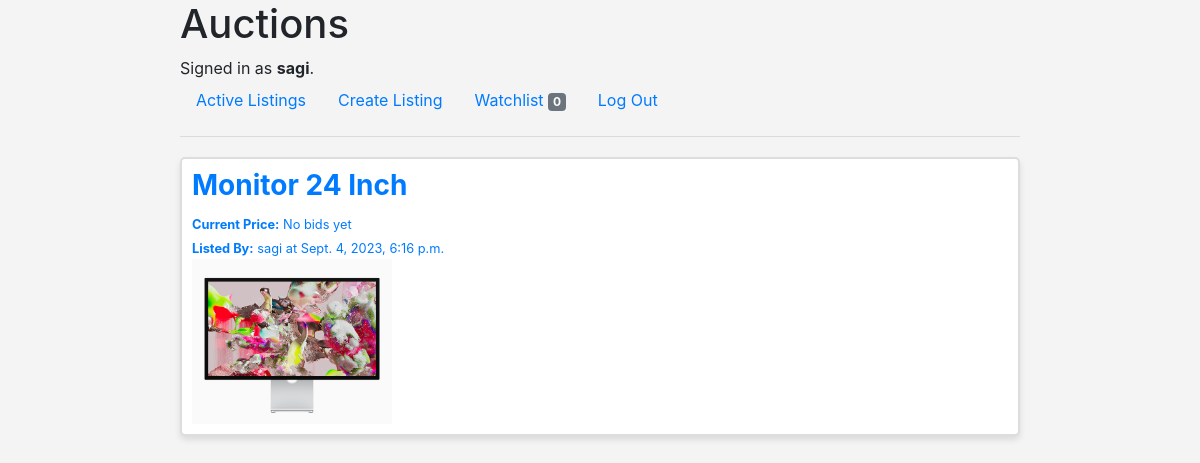
Page /productPage/categories/Electronics/ (signed in) on the committed database.
### auctions/models.py (models this page shows)
class User(AbstractUser):
    pass

class AuctionList(models.Model):
    seller = models.ForeignKey('User', on_delete=models.CASCADE, related_name = "lists")
    productName = models.CharField(max_length=64)
    initialPrice = models.DecimalField(max_digits=30, decimal_places=2)
    info = models.TextField(max_length=1000)
    creationTime = models.DateTimeField(auto_now_add=True)
    image = models.ImageField(upload_to= user_directory_path, blank=True, null=True)
    watchlist = models.ManyToManyField(User, blank=True, related_name = "watchlist")
    CATEGORY_CHOICES = [
        ('Uncategorized', 'Select a category'),
        ('Electronics', 'Electronics'),
        ('Clothing', 'Clothing'),
        ('Home and Garden', 'Home and Garden'),
        ('Toys and Games', 'Toys and Games'),
        ('Books', 'Books'),
        ('Sports and Outdoors', 'Sports and Outdoors'),
        ('Automotive', 'Automotive'),
        ('Jewelry and Watches', 'Jewelry and Watches'),
        ('Collectibles', 'Collectibles'),
        ('Health and Beauty', 'Health and Beauty'),
        ('Music and Instruments', 'Music and Instruments'),
        ('Art and Crafts', 'Art and Crafts'),
        ('Food and Beverages', 'Food and Beverages'),
        ('Pets', 'Pets'),
        ('Travel and Experiences', 'Travel and Experiences'),
        ('Other', 'Other'),
    ]
    category = models.CharField(
        max_length=50,
        choices=CATEGORY_CHOICES,
        default='Uncategorized',
    )
    AUCTION_STATUS_CHOICES = (
        ('active', 'Active'),
        ('closed', 'Closed')
    )
    status = models.CharField(
        max_length=10,
        choices=AUCTION_STATUS_CHOICES,
        default='active'  # Set the default status to 'active' when an auction is created.
    )

### auctions/views.py (the view)
# urls.py: path("productPage/categories/<str:category>/", views.categoryPage, name="categoryPage"),
def categoryPage(request,category):
    productsInCategory = AuctionList.objects.filter(category=category)
    return render(request,"auctions/categoryPage.html",{
        "productsInCategory":productsInCategory,
    })

### auctions/context_processors.py (called while the page is built)
def notification_count(request):
    if request.user.is_authenticated:
        return {'notification_count': Notification.objects.filter(user=request.user, is_read=False).count()}
    return {}

### auctions/templates/auctions/categoryPage.html (shortened to what this page needs)
{% extends "auctions/layout.html" %}
{% block body %}
    {% for product in productsInCategory %}
        <a href="{% url 'productPage' product.id%}" class="auctionProductLink">
            <div class="auctionProduct">
                <div class="productText">
                    <h3><b> {{product.productName}}  </b></h3>
                    {% if product.highestBid %}
                        {% if product.status == 'active' %}
                            <small><b>Current Price:</b> {{ product.highestBid|floatformat:2  }}$</small> <br>
                        {% else %}
                            <small><b>Winning Bid:</b> {{ product.highestBid|floatformat:2  }}$</small> <br>
                        {% endif %}
                    {% else %}
                        {% if product.status == 'active' %}
                            <small><b>Current Price:</b> No bids yet</small><br>
                        {% else %}
                            <small><b>Winning Bid:</b> No bids were placed </small><br>
                        {% endif %}
                    {% endif %}
                    <small><b>Listed By:</b> {{product.seller}} at {{ product.creationTime }}</small>
                </div>
                <div class="productImg">
                    {% if product.image %}
                        <img src="{{ product.image.url }}" alt="{{ product.productName }}" style="max-width: 200px;">
                    {% endif %}
                </div>
            </div>
        </a>
    {%empty%}
        <p>No active listings for this category</p>
    {% endfor %}
{% endblock %}

### auctions/templates/auctions/layout.html (shortened to what this page needs)
{% load static %}
<!DOCTYPE html>
<html lang="en">
    <head>
        <link rel="stylesheet" href="https://stackpath.bootstrapcdn.com/bootstrap/4.4.1/css/bootstrap.min.css">
        <link href="{% static 'auctions/styles.css' %}" rel="stylesheet">
    </head>
    <body>
        <h1>Auctions</h1>
        <div>
            {% if user.is_authenticated %}
                Signed in as <strong>{{ user.username }}</strong>.
            {% else %}
                Not signed in.
            {% endif %}
        </div>
        <ul class="nav">
            <li class="nav-item">
                <a class="nav-link" href="{% url 'index' %}">Active Listings</a>
            </li>
            {% if user.is_authenticated %}
                <li class="nav-item">
                    <a class="nav-link" href="{% url 'createListing' %}">Create Listing</a>
                </li>
                <li class="nav-item">
                    <a class="nav-link" href="{% url 'watchlist' %}">Watchlist{% if notification_count >= 0 %} <span class="badge bg-secondary" style="color: white">{{ notification_count }} </span>{% endif %}</a>
                </li>
                <li class="nav-item">
                    <a class="nav-link" href="{% url 'logout' %}">Log Out</a>
                </li>
            {% endif %}
        </ul>
        <hr>
        {% block body %}
        {% endblock %}
    </body>
</html>

### auctions/static/auctions/styles.css (style rules this page uses)
body { margin-left:auto; margin-right:auto; width:70%; background-color: #f4f4f4; }
.auctionProduct { background-color: #fff; border: 2px solid #ddd; margin: 20px 0px; padding: 10px; box-shadow: 0 4px 6px rgba(0, 0, 0, 0.1); background-color: #fff; border-radius: 5px; }
a.auctionProductLink { text-decoration: none; }

### rows in the picture
User: username "sagi"
AuctionList: productName "Monitor 24 Inch", shows "Current Price:", status "No bids yet", seller "sagi", creationTime "Sept. 4, 2023, 6:16 p.m.", image (picture)

### other values in the picture
{{ notification_count }} "0"
